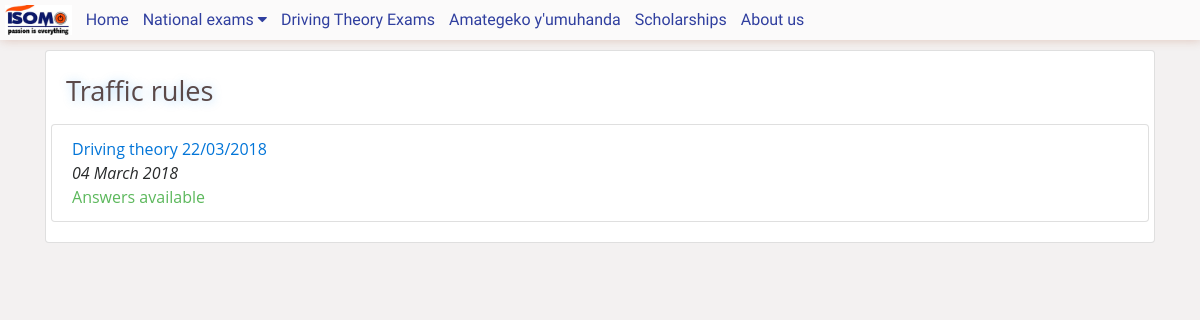
/traffic_rules.php, run on an earlier commit of the app's database.
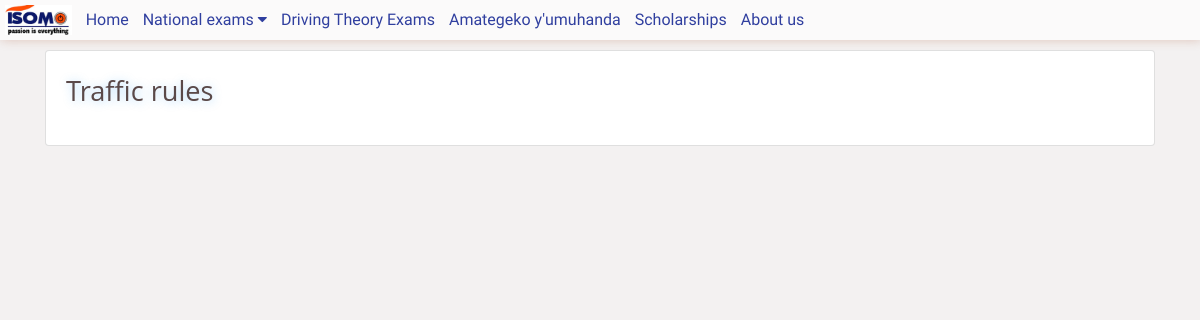
And on a later commit of the database.
### tables this page shows
CREATE TABLE `papers` (
  `id` int(11) NOT NULL,
  `name` varchar(64) NOT NULL,
  `subject` int(11) NOT NULL,
  `level` varchar(16) DEFAULT NULL,
  `file` varchar(1024) NOT NULL,
  `year` int(11) DEFAULT NULL,
  `done_date` date DEFAULT NULL COMMENT 'The date when the exam was done',
  `answers` int(11) DEFAULT NULL COMMENT 'references id for answers',
  `date` timestamp NOT NULL DEFAULT CURRENT_TIMESTAMP ON UPDATE CURRENT_TIMESTAMP
);

### class.paper.php (called while the page is built, shortened)
<?php
class paper{
	public function getDrivingPaper($lang = '', $done_date = ''){
		global $db;
		$query = $db->query("SELECT *, subjects.name as subjectname, subjects.language as lang FROM papers JOIN subjects ON subjects.id = papers.subject JOIN subject_type ON subject_type.id = subjects.type WHERE subjects.language LIKE \"%$lang%\" AND papers.done_date LIKE \"%$done_date%\" AND subject_type.name = \"driving_exam\" ") or die("Can't get people with lang $db->error");
		$papers = $ret = array();
		while ($data = $query->fetch_assoc()) {
			$paper_data = $data;
			$paper_data['name'] = "$data[subjectname] ".date("d/m/Y", strtotime($data['done_date']));
			$paper_data['link'] = "papers/get/".str_ireplace(" ", "_", strtolower($data['subjectname'])).$data['done_date'];
			$ret[] = $paper_data;
		}
		return $ret;
	}
}
?>

### functions.php (called while the page is built, shortened)
<?php
	function page_level(){
		$request_uri = trim($_SERVER['REQUEST_URI'], "/");
		$level = count(explode("/", $request_uri));
		return $level;
	}
	function get_file($filename){
		$plevel = page_level();
		$file = "";
		for($n=0; $n<$plevel; $n++){
			$file .= "../";
		}
		$file .= "$filename";
		return $file;
	}
?>

### traffic_rules.php (the view, shortened to what this page needs)
<!DOCTYPE html>
<html>
<head>
	<?php
		include 'functions.php';
		include_once 'class.paper.php';
		$Paper = new paper();
		$cpage = trim($_SERVER['REQUEST_URI'], "/");
		include 'modules/head.php';
	?>
</head>
<body>
	<?php include "modules/menu.php"; ?>
	<div class="container">
		<div class="col-sm-12">
			<div class="card">
				<div class="card-block">
					<h1 class="card-title page-title">Traffic rules</h1>
					<?php if($page_name == 'home'){ ?>
						<div class="row">
							<div class="col-md-12">
								<p class="text-muted">Choose language</p>
							</div>
							<div class="col-md-4">
								<a href="<?php echo get_file("$cpage/kin") ?>"><img class="s_small_logo" src="<?php echo get_file('img/rwandaflag.svg'); ?>"><span> Kinyarwanda</span></a>
							</div>
							<div class="col-md-4">
								<a href="<?php echo get_file("$cpage/en") ?>"><img class="s_small_logo" src="<?php echo get_file('img/en.png'); ?>"> English</a>
							</div>
							<div class="col-md-4">
								<a href="<?php echo get_file("$cpage/fr") ?>"><img class="s_small_logo" src="<?php echo get_file('img/french.png'); ?>"> French</a>
							</div>
						</div>
						<div class="mt-4"></div>
						<div class="row">
							<div class="col-md-12">
								<ul class="list-group">
								<?php
									$papers = $Paper->getDrivingPaper();
									for($n=0; $n<count($papers); $n++){
										$paper_data = $papers[$n];
										?>
											<li class="list-group-item dblock">
												<a href="<?php echo get_file($paper_data['link']) ?>"><?php echo $paper_data['name']; ?></a><br />
												<p class="font-italic text-small"><?php echo date("d F Y", strtotime($paper_data['date'])) ?></p>
												<?php
													if(!empty($paper_data['answers'])){
														?>
															<p class="text-success">Answers available</p>
														<?php
													}
												?>
											</li>
										<?php
									}
								?>
								</ul>
							</div>
						</div>
					<?php }else{
						?>
						<div class="row">
							<div class="col-md-12">
								<ul class="list-group">
								<?php
									$papers = $Paper->getDrivingPaper($page_name);
									for($n=0; $n<count($papers); $n++){
										$paper_data = $papers[$n];
										?>
											<li class="list-group-item dblock">
												<a href="<?php echo get_file($paper_data['link']) ?>"><?php echo $paper_data['name']; ?></a><br />
												<p class="font-italic text-small"><?php echo date("d F Y", strtotime($paper_data['date'])) ?></p>
												<?php
													if(!empty($paper_data['answers'])){
														?>
															<p class="text-success">Answers available</p>
														<?php
													}
												?>
											</li>
										<?php
									}
								?>
								</ul>
							</div>
						</div>
						<?php
					} ?>
				</div>
			</div>
		</div>
	</div>
</body>
</html>

What changed in the data, as far as the page shows it:
removed papers: date "04 March 2018"
Also different on the page:
list line gone: "Driving theory 22/03/2018 Answers available"
